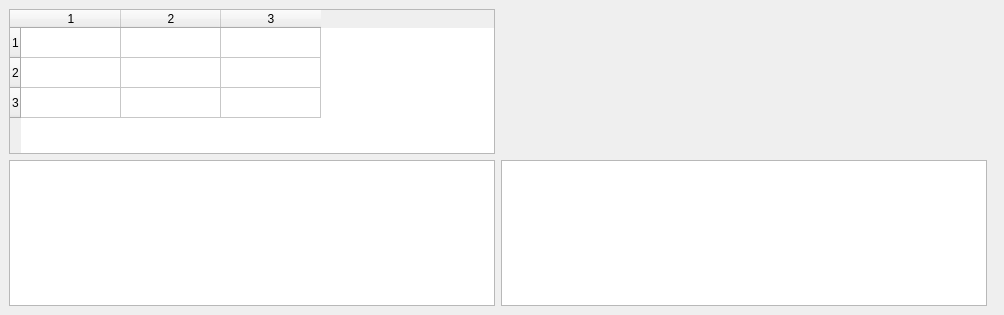
<?xml version="1.0" encoding="UTF-8"?>
<ui version="4.0">
 <class>Widget</class>
 <widget class="QWidget" name="Widget">
  <property name="geometry">
   <rect>
    <x>0</x>
    <y>0</y>
    <width>1004</width>
    <height>315</height>
   </rect>
  </property>
  <property name="windowTitle">
   <string>Widget</string>
  </property>
  <widget class="QTableWidget" name="tableWidget">
   <property name="geometry">
    <rect>
     <x>9</x>
     <y>9</y>
     <width>486</width>
     <height>145</height>
    </rect>
   </property>
   <property name="autoFillBackground">
    <bool>true</bool>
   </property>
   <property name="rowCount">
    <number>3</number>
   </property>
   <property name="columnCount">
    <number>3</number>
   </property>
   <row/>
   <row/>
   <row/>
   <column/>
   <column/>
   <column/>
  </widget>
  <widget class="QTableWidget" name="tableWidget_2">
   <property name="geometry">
    <rect>
     <x>9</x>
     <y>160</y>
     <width>486</width>
     <height>146</height>
    </rect>
   </property>
   <attribute name="horizontalHeaderVisible">
    <bool>false</bool>
   </attribute>
   <attribute name="horizontalHeaderHighlightSections">
    <bool>false</bool>
   </attribute>
   <attribute name="verticalHeaderVisible">
    <bool>false</bool>
   </attribute>
   <attribute name="verticalHeaderHighlightSections">
    <bool>false</bool>
   </attribute>
  </widget>
  <widget class="QWidget" name="horizontalLayoutWidget">
   <property name="geometry">
    <rect>
     <x>993</x>
     <y>9</y>
     <width>16</width>
     <height>16</height>
    </rect>
   </property>
   <layout class="QHBoxLayout" name="horizontalLayout"/>
  </widget>
  <widget class="QListWidget" name="listWidget">
   <property name="geometry">
    <rect>
     <x>501</x>
     <y>160</y>
     <width>486</width>
     <height>146</height>
    </rect>
   </property>
  </widget>
 </widget>
 <layoutdefault spacing="6" margin="11"/>
 <resources/>
 <connections/>
</ui>
